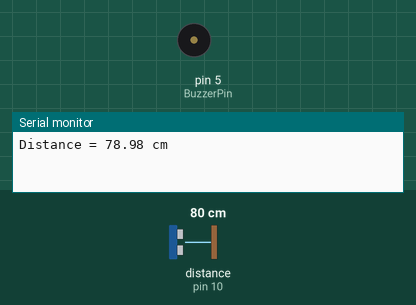
Bench run of a sketch on a simulated Arduino Uno, built with avr-gcc and run on an emulated ATmega328P. On the bench: buzzer (waves = sounding), the last lines printed to the serial monitor. Wiring (inferred from the names in the program): ultrasonic range finder: trigger pin 9; echo pin 10. The test bench sets the inputs (shaded band); at power-on: distance to the obstacle (sensor on pin 10) 80 cm. The echo pulse lasts 58.3 µs per cm.

Above: at 0.05 s.
At 1.2 s:
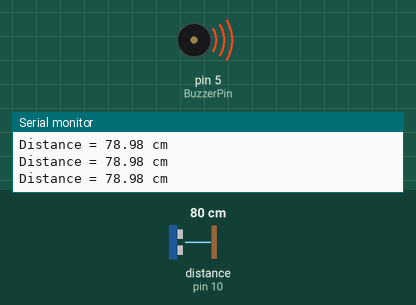
1.3 s: distance to the obstacle (sensor on pin 10) set to 120 cm
4.3 s: distance to the obstacle (sensor on pin 10) set to 299 cm
Timing chart, 0 to 7.3 s (numbered marks = the images above; inputs shaded):
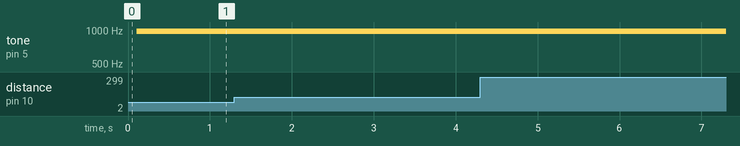

The sketch:

sketch_dec19a.ino
```cpp
int BuzzerPin = 5;   // ~(PWM)
int trigPin = 9;
int echoPin = 10;

void setup(){

  Serial.begin(9600);
  pinMode(BuzzerPin, OUTPUT);
  pinMode(trigPin, OUTPUT);
  pinMode(echoPin, INPUT);
}

void loop(){

  digitalWrite(trigPin, LOW);
  delayMicroseconds(2);
  digitalWrite(trigPin, HIGH);
  delayMicroseconds(10);
  digitalWrite(trigPin, LOW);

  long duration = pulseIn(echoPin, HIGH);

/*
 *
 * Speed = Distance / Time   =>   Distance = Time * Speed
 *
 * Speed of Sound = 340 m/s = 34000 cm/s = 0.034 cm/us
 *
 */

  float distance = duration * 0.034 / 2. ;

  Serial.print("Distance = ");
  Serial.print(distance);
  Serial.println(" cm");

  if(distance<100){

    analogWrite(BuzzerPin, 255);      // Almost any value can be used except 0 and 255
    delay(100);
    analogWrite(BuzzerPin, 155);      // Almost any value can be used except 0 and 255
    delay(100);
  }
  else{
    analogWrite(BuzzerPin, 0);      // Almost any value can be used except 0 and 255
    }

  delay(5);
  
}
```
